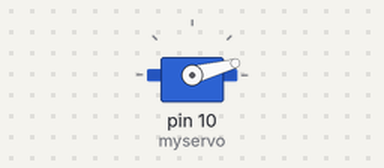
Bench run of a sketch on a simulated Arduino Uno, built with avr-gcc and run on an emulated ATmega328P. On the bench: servo.

Above: at 0.05 s.
At 1.75 s:
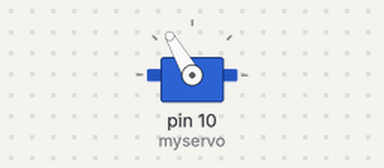
At 2.6 s:
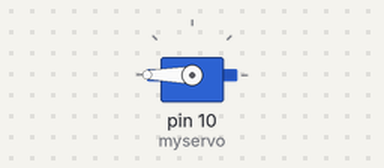
At 3.5 s:
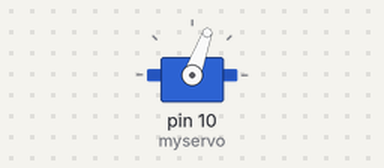
Timing chart, 0 to 6.6 s (numbered marks = the images above):
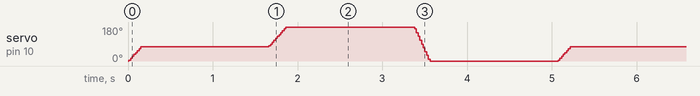

The sketch:

Servo.ino
```cpp
#include<Servo.h>

Servo myservo;
int pos = 1;

void setup() {
  myservo.attach(10);
}
void loop() {

  for (pos = 0; pos <= 180; pos += 5) {
    if(pos==80){
      delay(1500);
    }
    myservo.write(pos);
    delay(10);
  }
  delay(1500);
  for (pos = 180; pos >= 0; pos -= 10) {
    myservo.write(pos);
    delay(10);
  }
  delay(1500);
}
```
